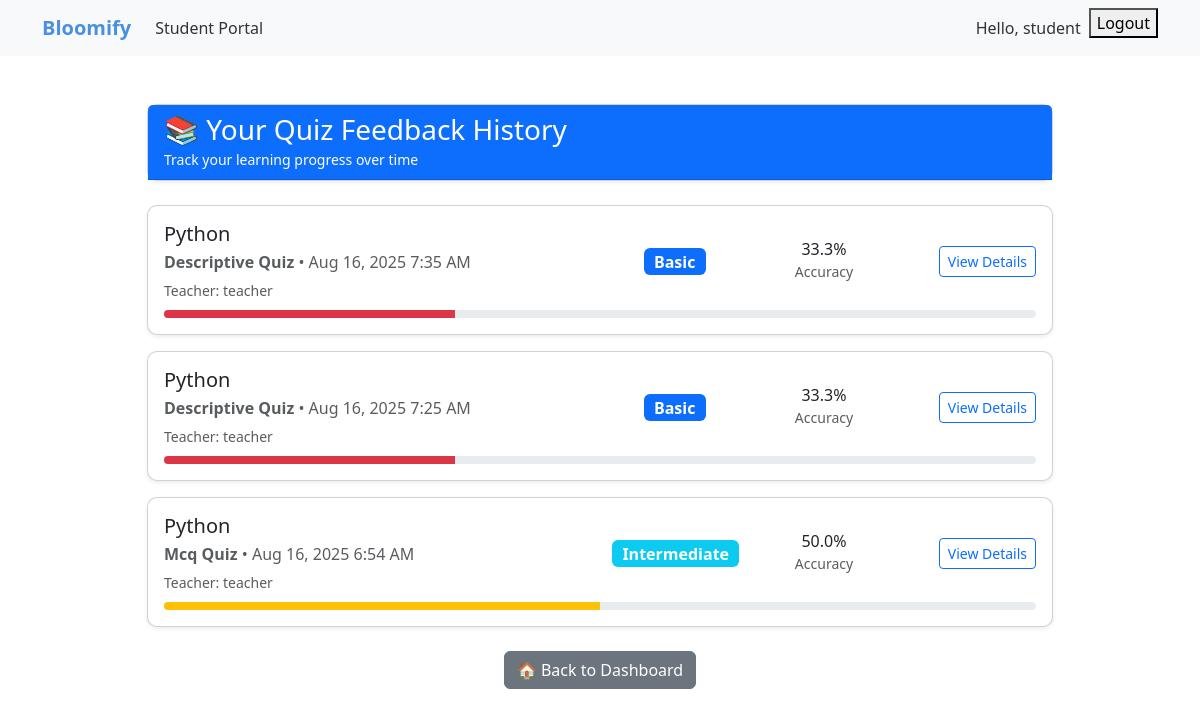
Screenshot of /feedback/history/ (signed in) with the database file from the repository.
### feedback/models.py (models this page shows, shortened)
class QuizFeedback(models.Model):
    QUIZ_TYPES = [
        ('mcq', 'Multiple Choice Questions'),
        ('descriptive', 'Descriptive Questions'),
    ]
    FEEDBACK_LEVELS = [
        ('basic', 'Basic Knowledge'),
        ('intermediate', 'Intermediate Knowledge'),
        ('advanced', 'Advanced Knowledge'),
        ('excellent', 'Excellent Knowledge'),
    ]
    student = models.ForeignKey(User, on_delete=models.CASCADE, related_name='quiz_feedbacks')
    teacher = models.ForeignKey(User, on_delete=models.CASCADE, related_name='given_feedbacks')
    syllabus = models.ForeignKey(Syllabus, on_delete=models.CASCADE)
    quiz_type = models.CharField(max_length=20, choices=QUIZ_TYPES)
    max_level_reached = models.IntegerField(default=0)  # 0-5 (representing remember to create)
    feedback_level = models.CharField(max_length=20, choices=FEEDBACK_LEVELS)
    feedback_message = models.TextField()
    total_questions_attempted = models.IntegerField(default=0)
    total_correct_answers = models.IntegerField(default=0)
    accuracy_percentage = models.FloatField(default=0.0)
    created_at = models.DateTimeField(auto_now_add=True)
    class Meta:
        ordering = ['-created_at']

### teachers/models.py (models this page shows, shortened)
class Syllabus(models.Model):
    teacher = models.ForeignKey(User, on_delete=models.CASCADE)
    teacher_name = models.CharField(max_length=100, blank=True, null=True)
    college = models.CharField(max_length=200, blank=True, null=True)
    title = models.CharField(max_length=200)
    content = models.TextField(blank=True, null=True)
    pdf_file = models.FileField(upload_to='syllabus/', blank=True, null=True)
    created_at = models.DateTimeField(auto_now_add=True)

### feedback/views.py (the view)
# urls.py: path('history/', views.feedback_history, name='feedback_history'),
@login_required
def feedback_history(request):
    feedbacks = FeedbackService.get_student_feedbacks(request.user)
    context = {
        'feedbacks': feedbacks
    }
    return render(request, 'feedback/feedback_history.html', context)

### feedback/services.py (called while the page is built)
    @staticmethod
    def get_student_feedbacks(student_user):
        return QuizFeedback.objects.filter(student=student_user).order_by('-created_at')

### students/templatetags/custom_tags.py (called while the page is built)
@register.filter(name='has_group')
def has_group(user, group_name):
    return user.groups.filter(name=group_name).exists()

### bloomify/templates/feedback/feedback_history.html (shortened to what this page needs)
{% extends 'base.html' %}
{% block content %}
<div class="container mt-5">
    <div class="row justify-content-center">
        <div class="col-md-10">
            <div class="card mb-4 shadow-sm">
                <div class="card-header bg-primary text-white">
                    <h3 class="mb-0">📚 Your Quiz Feedback History</h3>
                    <small>Track your learning progress over time</small>
                </div>
            </div>
            {% if feedbacks %}
                {% for feedback in feedbacks %}
                <div class="card mb-3 shadow-sm">
                    <div class="card-body">
                        <div class="row align-items-center">
                            <div class="col-md-6">
                                <h5 class="mb-1">{{ feedback.syllabus.title }}</h5>
                                <p class="text-muted mb-1">
                                    <strong>{{ feedback.quiz_type|title }} Quiz</strong> •
                                    {{ feedback.created_at|date:"M d, Y g:i A" }}
                                </p>
                                <small class="text-muted">Teacher: {{ feedback.teacher.get_full_name|default:feedback.teacher.username }}</small>
                            </div>
                            <div class="col-md-2 text-center">
                                <span class="badge bg-{% if feedback.feedback_level == 'excellent' %}success{% elif feedback.feedback_level == 'advanced' %}warning{% elif feedback.feedback_level == 'intermediate' %}info{% else %}primary{% endif %} fs-6">
                                    {{ feedback.feedback_level|title }}
                                </span>
                            </div>
                            <div class="col-md-2 text-center">
                                <h6 class="mb-0">{{ feedback.accuracy_percentage|floatformat:1 }}%</h6>
                                <small class="text-muted">Accuracy</small>
                            </div>
                            <div class="col-md-2 text-end">
                                <a href="{% url 'feedback:detailed_feedback' feedback.id %}"
                                   class="btn btn-outline-primary btn-sm">
                                    View Details
                                </a>
                            </div>
                        </div>
                        <div class="mt-2">
                            <div class="progress" style="height: 8px;">
                                <div class="progress-bar bg-{% if feedback.accuracy_percentage >= 70 %}success{% elif feedback.accuracy_percentage >= 50 %}warning{% else %}danger{% endif %}"
                                     style="width: {{ feedback.accuracy_percentage }}%"></div>
                            </div>
                        </div>
                    </div>
                </div>
                {% endfor %}
            {% endif %}
            <div class="text-center mt-4">
                <a href="{% url 'students:dashboard' %}" class="btn btn-secondary">
                    🏠 Back to Dashboard
                </a>
            </div>
        </div>
    </div>
</div>
{% endblock %}

### bloomify/templates/base.html (shortened to what this page needs)
<!DOCTYPE html>
<html lang="en">
<head>
    <link href="https://cdn.jsdelivr.net/npm/bootstrap@5.3.0/dist/css/bootstrap.min.css" rel="stylesheet">
    {% load custom_tags %}
</head>
<body>
    <nav class="navbar navbar-expand-lg navbar-light bg-light mb-4">
        <div class="container">
            <a class="navbar-brand" href="/">Bloomify</a>
            <div class="collapse navbar-collapse" id="navbarNav">
                <ul class="navbar-nav me-auto">
                    {% if not user.is_authenticated %}
                    <li class="nav-item">
                        <a class="nav-link" href="{% url 'teachers:dashboard' %}">Teacher Portal</a>
                    </li>
                    <li class="nav-item">
                        <a class="nav-link" href="{% url 'students:dashboard' %}">Student Portal</a>
                    </li>
                    {% else %}
                    {% if user|has_group:"teacher" %}
                    <li class="nav-item">
                        <a class="nav-link" href="{% url 'teachers:dashboard' %}">Teacher Portal</a>
                    </li>
                    {% elif user|has_group:"student" %}
                    <li class="nav-item">
                        <a class="nav-link" href="{% url 'students:dashboard' %}">Student Portal</a>
                    </li>
                    {% endif %}
                    {% endif %}
                </ul>
                <ul class="navbar-nav ms-auto">
                    {% if user.is_authenticated %}
                    <li class="nav-item">
                        <span class="nav-link">Hello, {{ user.username }}</span>
                    </li>
                    <li class="nav-item">
                        <form action="{% url 'accounts:logout' %}" method="post">
                            <button type="submit">Logout</button>
                        </form>
                    </li>
                    {% endif %}
                </ul>
            </div>
        </div>
    </nav>
    <div class="container">
        {% block content %}{% endblock %}
    </div>
</body>
</html>

### bloomify/templates/base.html (style rules this page uses)
.navbar-brand { font-weight: bold; color: #4a90e2 !important; }
.nav-link { color: #333 !important; }
.card { border-radius: 10px; box-shadow: 0 2px 4px rgba(0, 0, 0, 0.1); }

### rows the page displays
QuizFeedback: syllabus "Python", quiz_type "Descriptive", created_at "Aug 16, 2025 7:35 AM", teacher.get_full_name "teacher", feedback_level "Basic", accuracy_percentage "33.3"
QuizFeedback: syllabus "Python", quiz_type "Descriptive", created_at "Aug 16, 2025 7:25 AM", teacher.get_full_name "teacher", feedback_level "Basic", accuracy_percentage "33.3"
QuizFeedback: syllabus "Python", quiz_type "Mcq", created_at "Aug 16, 2025 6:54 AM", teacher.get_full_name "teacher", feedback_level "Intermediate", accuracy_percentage "50.0"

### other values shown
{{ user.username }} "student"
